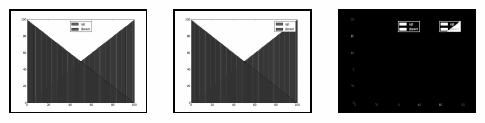

Source code (Python):
from matplotlib import pyplot as plt

fig = plt.figure(figsize=(6,2))

for i, filename in enumerate([
    'expected-legend_auto2.png',
    'legend_auto2.png',
    'failed-diff-legend_auto2.png']):
    ax = fig.add_subplot(1, 3, i+1)
    im = plt.imread(filename)
    ax.imshow(im)
    ax.set_xticks([])
    ax.set_yticks([])

fig.savefig('regression.pdf', dpi=600, bbox_inches='tight')
